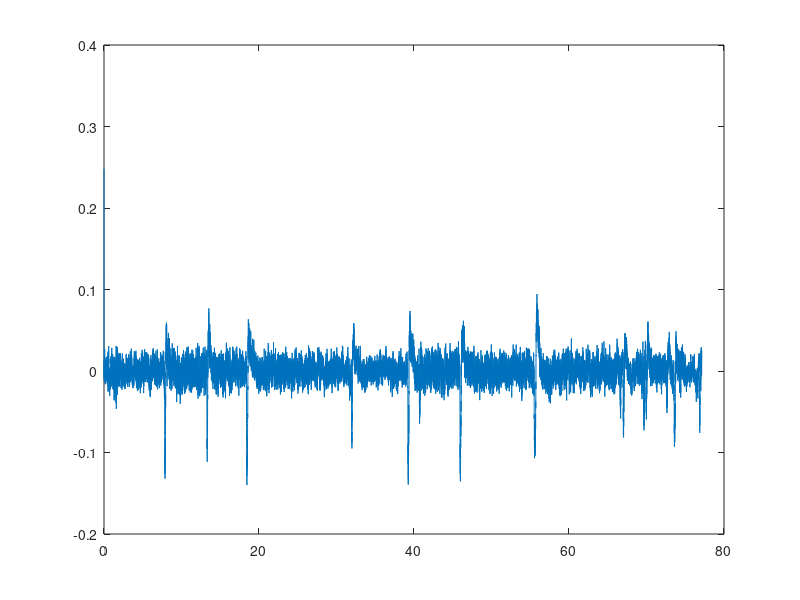

The MATLAB script that drew this image:
fc = [7.5,11,13.5];
fe = 256;
deltaf = 2;

K = 1;
T = importdata('herve001.txt');
[m,n] = size(T);
T(1:m,1:n);
T2 = (T(1:m,1) + T(1:m,2))*0.5;
T2(1:m)

t = 0:1/fe:(m-1)*(1/fe);
figure;
plot(t,T2)